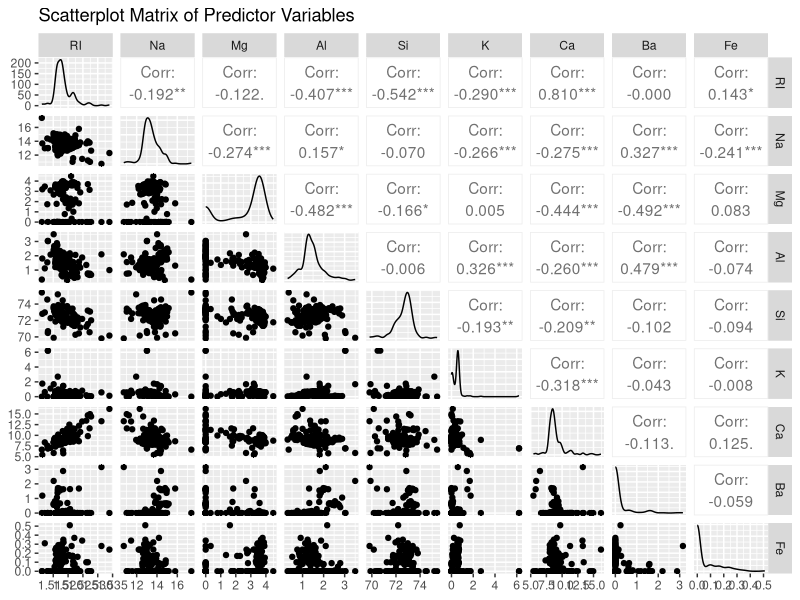
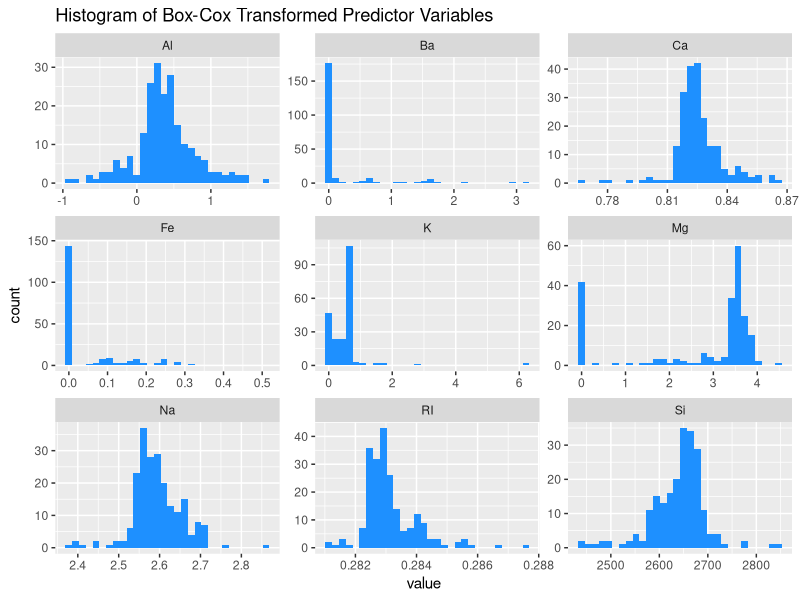

Source code (R) for these figures, in order:

library(mlbench)
library(tidyr)
library(ggplot2)
library(corrplot)
library(GGally)
library(caret)

data(Glass) # load data set
str(Glass) # view data set structure

histPlot <- Glass %>%
  gather(key = "predictor", value = "value", -Type) %>%  # Exclude the 'Type' column
  ggplot(aes(value)) +
  geom_histogram(bins = 30, fill = "dodgerblue") +
  facet_wrap(~ predictor, scales = "free") +
  labs(title = "Histogram of Predictor Variables")
  
# print(histPlot)

scatterMatrix <- Glass %>%
  purrr::keep(is.numeric) %>%
  ggpairs(title = "Scatterplot Matrix of Predictor Variables")

print(scatterMatrix)
#based on the graph all, yeah all variables are skewed and have outliers

#box cut is pretty good for skewed data, just to even it out 
preBoxCox <- preProcess(Glass[,-10], method = "BoxCox")
glassBoxCoxed <- predict(preBoxCox, Glass[,-10])

histBoxCoxed <- glassBoxCoxed %>%
  gather(key = "predictor", value = "value") %>%
  ggplot(aes(value)) +
  geom_histogram(bins = 30, fill = "dodgerblue") +
  facet_wrap(~ predictor, scales = "free") +
  labs(title = "Histogram of Box-Cox Transformed Predictor Variables")

print(histBoxCoxed)